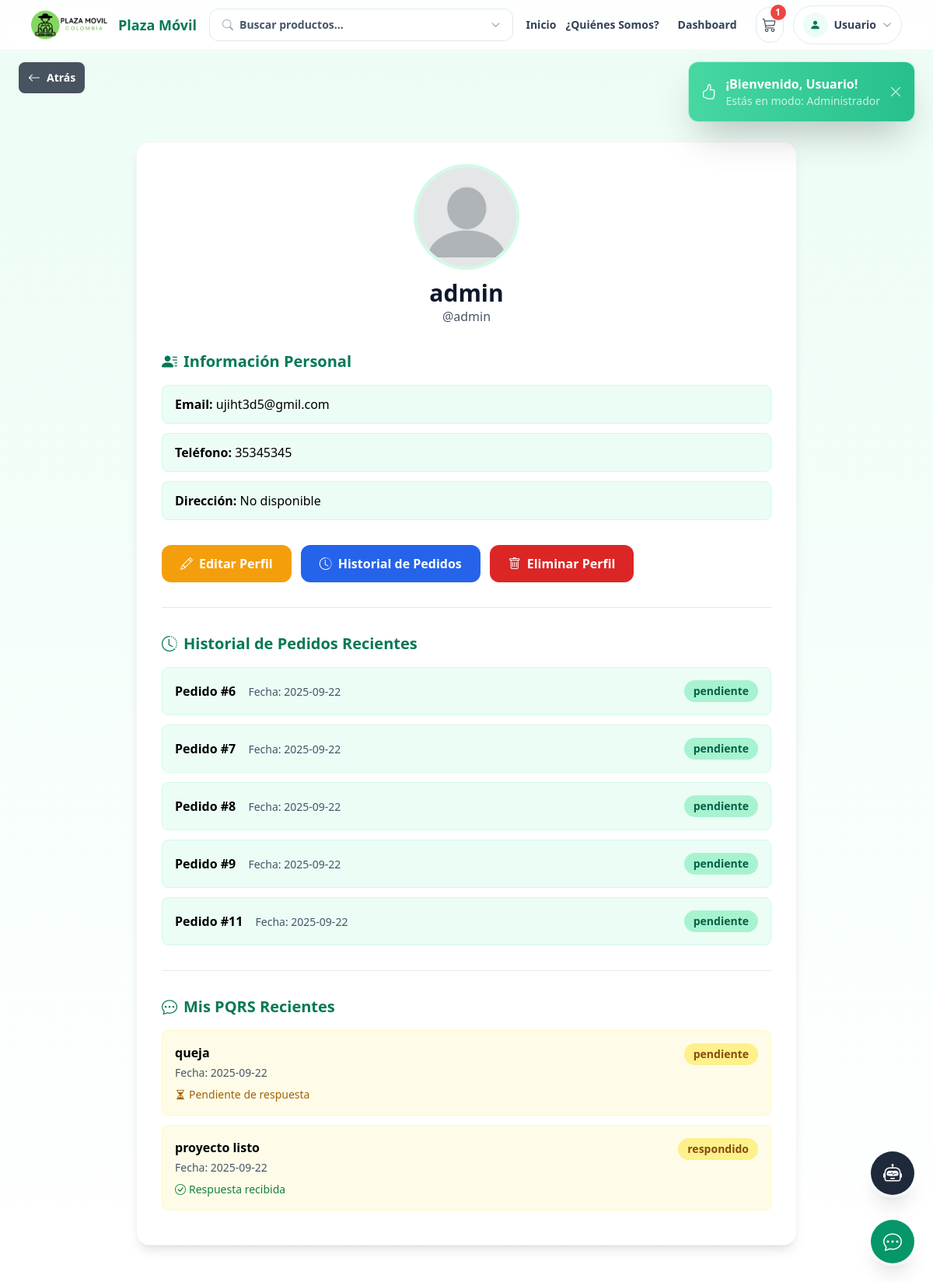
Page /view/perfil.php (signed in) on the earlier database version.
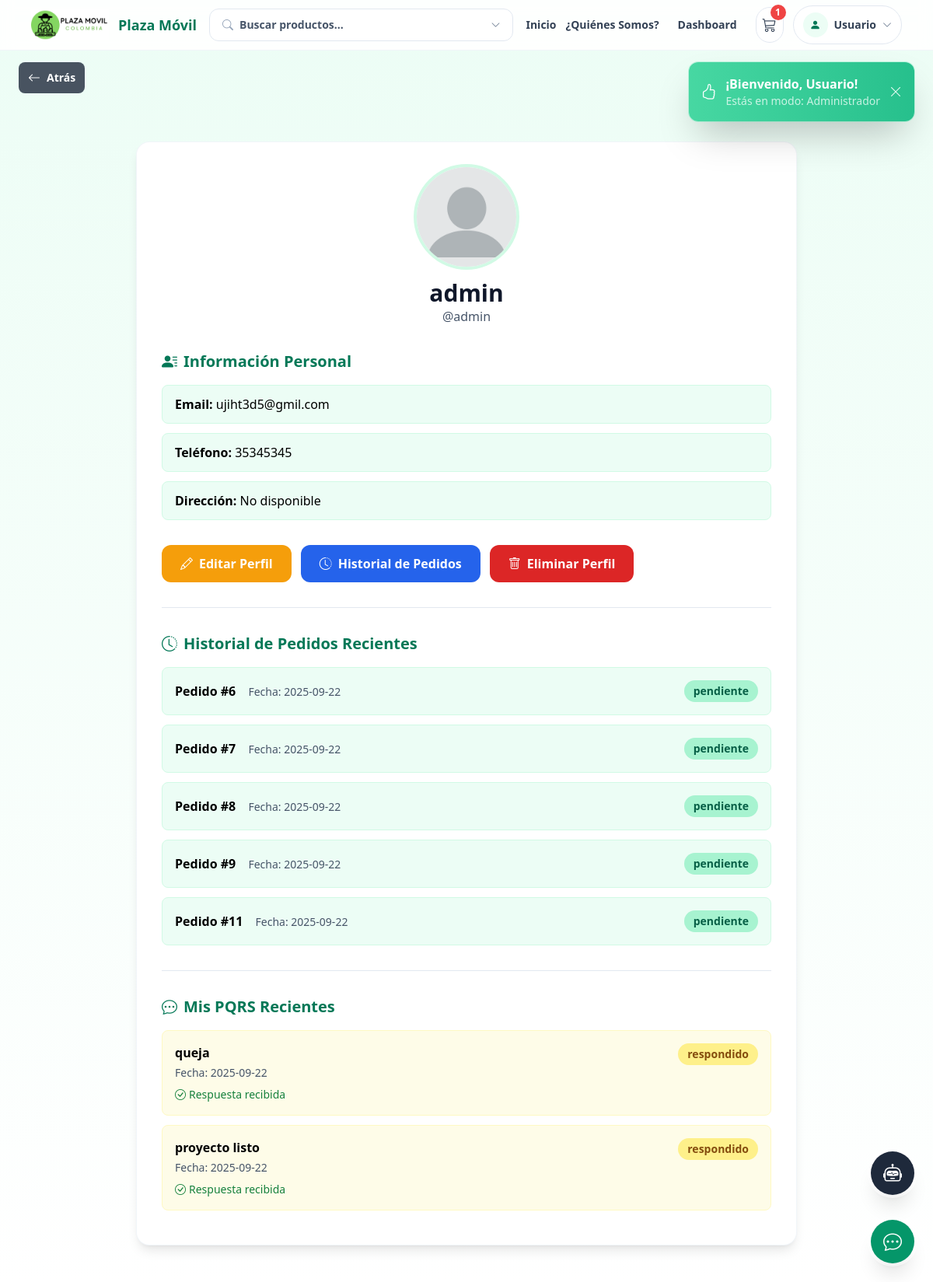
Same page on the later database version.
### tables this page shows
CREATE TABLE `usuarios` (
  `id_usuario` int(11) NOT NULL,
  `nombre_completo` varchar(50) DEFAULT NULL,
  `email` varchar(50) DEFAULT NULL,
  `telefono` varchar(20) DEFAULT NULL,
  `id_rol` int(2) DEFAULT NULL,
  `numero_documento` varchar(50) DEFAULT NULL,
  `username` varchar(50) DEFAULT NULL,
  `password` varchar(255) DEFAULT NULL,
  `tipo_documento` varchar(50) DEFAULT NULL,
  `fecha_nacimiento` varchar(50) DEFAULT NULL,
  `Foto` varchar(250) DEFAULT NULL
);

CREATE TABLE `pedidos` (
  `id_pedido` int(11) NOT NULL,
  `id_usuario` int(10) DEFAULT NULL,
  `fecha` date DEFAULT NULL,
  `estado` varchar(50) DEFAULT NULL,
  `id_detalle` int(10) DEFAULT NULL
);

CREATE TABLE `pqrs` (
  `id_pqrs` int(11) NOT NULL,
  `id_usuario` int(10) DEFAULT NULL,
  `tipo` varchar(20) DEFAULT NULL,
  `asunto` varchar(150) DEFAULT NULL,
  `descripcion` varchar(250) DEFAULT NULL,
  `fecha` date DEFAULT NULL,
  `estado` varchar(20) DEFAULT NULL,
  `respuesta` varchar(250) DEFAULT NULL,
  `fecha_respuesta` date DEFAULT NULL,
  `adjunto` varchar(250) DEFAULT NULL
);

### config/app.php (called while the page is built, shortened)
<?php
if (!function_exists('base_url')) {
    function base_url(string $path = ''): string
    {
        $path = ltrim($path, '/');
        return $path === '' ? BASE_URL : BASE_URL . '/' . $path;
    }
}

### view/perfil.php (the view, shortened to what the rows shown need)
<?php
require_once __DIR__ . '/../config/app.php';
require_once '../config/database.php';
$user_id_usuario = $_SESSION['user_id_usuario'];
$stmt = $pdo->prepare('SELECT * FROM usuarios WHERE id_usuario = ?');
$stmt->execute([$user_id_usuario]);
$user = $stmt->fetch(PDO::FETCH_ASSOC);
?>
<!DOCTYPE html>
<html lang="es">
<head>
    <script src="https://cdn.tailwindcss.com"></script>
    <link rel="stylesheet" href="https://cdn.jsdelivr.net/npm/bootstrap-icons@1.11.3/font/bootstrap-icons.min.css">
    <link rel="stylesheet" href="<?= base_url() ?>/css/styles.css">
</head>
<body class="bg-gradient-to-b from-emerald-50 to-white min-h-screen">
    <?php include '../navbar.php'; ?>
    <div class="mx-auto max-w-4xl px-6 py-12">
        <div class="rounded-2xl bg-white shadow-lg ring-1 ring-slate-100 p-8">
            <div class="text-center mb-8">
                <img src="<?php echo !empty($user['Foto']) ? '../img/' . htmlspecialchars($user['Foto']) : '../img/default_profile.png'; ?>"
                    alt="Foto de perfil" class="h-32 w-32 rounded-full object-cover mx-auto mb-4 ring-4 ring-emerald-100">
                <h1 class="text-3xl font-bold text-slate-900"><?php echo htmlspecialchars($user['nombre_completo']); ?></h1>
                <p class="text-slate-600">@<?php echo htmlspecialchars($user['username']); ?></p>
            </div>
            <div class="mt-8">
                <h2 class="text-xl font-bold text-emerald-700 mb-4"><i class="bi bi-person-lines-fill me-2"></i>Información Personal</h2>
                <div class="space-y-3">
                    <div class="rounded-lg bg-emerald-50 px-4 py-3 border border-emerald-100">
                        <strong>Email:</strong> <?php echo htmlspecialchars($user['email']); ?>
                    </div>
                    <div class="rounded-lg bg-emerald-50 px-4 py-3 border border-emerald-100">
                        <strong>Teléfono:</strong> <?php echo htmlspecialchars($user['telefono'] ?? 'No disponible'); ?>
                    </div>
                    <div class="rounded-lg bg-emerald-50 px-4 py-3 border border-emerald-100">
                        <strong>Dirección:</strong> <?php echo htmlspecialchars($user['direccion'] ?? 'No disponible'); ?>
                    </div>
                </div>
            </div>
            <div class="mt-8">
                <h2 class="text-xl font-bold text-emerald-700 mb-4"><i class="bi bi-clock-history me-2"></i>Historial de Pedidos Recientes</h2>
                <?php
                $stmtPedidos = $pdo->prepare("SELECT id_pedido, fecha, estado FROM pedidos WHERE id_usuario = ? ORDER BY fecha DESC LIMIT 5");
                $stmtPedidos->execute([$user_id_usuario]);
                $pedidos = $stmtPedidos->fetchAll(PDO::FETCH_ASSOC);
                if ($pedidos && count($pedidos) > 0) {
                    foreach ($pedidos as $pedido) {
                        ?>
                        <div class="rounded-lg bg-emerald-50 border border-emerald-100 p-4 mb-3">
                            <div class="flex justify-between items-center">
                                <div>
                                    <strong>Pedido #<?php echo htmlspecialchars($pedido['id_pedido']); ?></strong>
                                    <span class="text-sm text-slate-600 ms-3">Fecha: <?php echo htmlspecialchars($pedido['fecha']); ?></span>
                                </div>
                                <span class="inline-block px-3 py-1 rounded-full text-sm font-semibold bg-emerald-200 text-emerald-800">
                                    <?php echo htmlspecialchars($pedido['estado']); ?>
                                </span>
                            </div>
                        </div>
                        <?php
                    }
                } else {
                    echo '<div class="rounded-lg bg-blue-50 border border-blue-100 p-4 text-blue-700"><i class="bi bi-info-circle me-2"></i>No tienes pedidos recientes.</div>';
                }
                ?>
            </div>
            <div class="mt-8">
                <h2 class="text-xl font-bold text-emerald-700 mb-4"><i class="bi bi-chat-dots me-2"></i>Mis PQRS Recientes</h2>
                <?php
                $stmtPQRS = $pdo->prepare("SELECT asunto, estado, fecha, respuesta FROM pqrs WHERE id_usuario = ? ORDER BY fecha DESC LIMIT 5");
                $stmtPQRS->execute([$user_id_usuario]);
                $pqrs = $stmtPQRS->fetchAll(PDO::FETCH_ASSOC);
                if ($pqrs && count($pqrs) > 0) {
                    foreach ($pqrs as $pq) {
                        ?>
                        <div class="rounded-lg bg-yellow-50 border border-yellow-100 p-4 mb-3">
                            <div class="flex justify-between items-start">
                                <div>
                                    <strong><?php echo htmlspecialchars($pq['asunto']); ?></strong>
                                    <p class="text-sm text-slate-600 mt-1">Fecha: <?php echo htmlspecialchars($pq['fecha']); ?></p>
                                    <?php if (!empty($pq['respuesta'])): ?>
                                        <p class="text-sm mt-2 text-green-700"><i class="bi bi-check-circle me-1"></i>Respuesta recibida</p>
                                    <?php else: ?>
                                        <p class="text-sm mt-2 text-yellow-700"><i class="bi bi-hourglass-split me-1"></i>Pendiente de respuesta</p>
                                    <?php endif; ?>
                                </div>
                                <span class="inline-block px-3 py-1 rounded-full text-sm font-semibold bg-yellow-200 text-yellow-800">
                                    <?php echo htmlspecialchars($pq['estado']); ?>
                                </span>
                            </div>
                        </div>
                        <?php
                    }
                } else {
                    echo '<div class="rounded-lg bg-blue-50 border border-blue-100 p-4 text-blue-700"><i class="bi bi-info-circle me-2"></i>No tienes PQRS registradas.</div>';
                }
                ?>
            </div>
        </div>
    </div>
</body>
</html>

Differences in the rows shown:
changed pqrs "queja": estado "pendiente" → "respondido"; respuesta "Pendiente de respuesta" → "Respuesta recibida"
